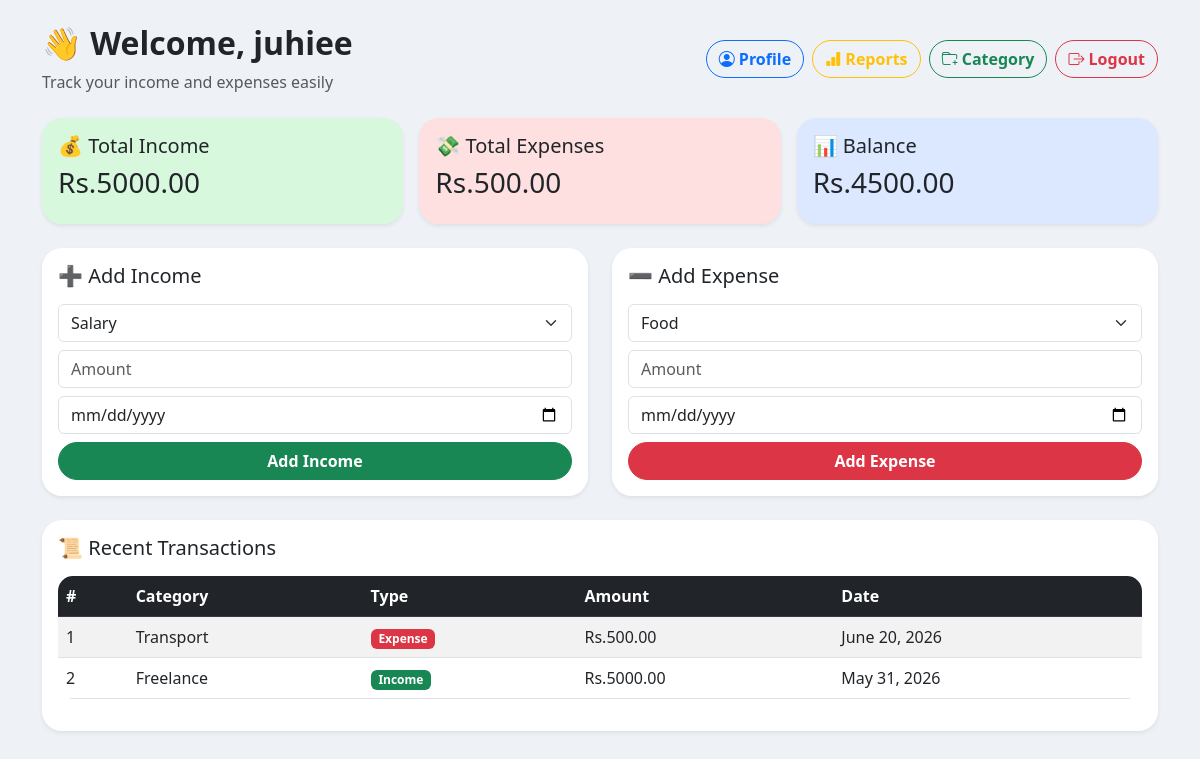
The page /dashboard/ (signed in) on the database its author committed.
### tracker/models.py (models this page shows, shortened)
class Transaction(models.Model):
    TRANSACTION_TYPES = (
        ('income', 'Income'),
        ('expense', 'Expense'),
    )
    user = models.ForeignKey(User, on_delete=models.CASCADE)
    account = models.ForeignKey(Account, on_delete=models.CASCADE)
    category = models.ForeignKey(Category, on_delete=models.CASCADE)
    amount = models.DecimalField(max_digits=10, decimal_places=2)
    transaction_type = models.CharField(max_length=10, choices=TRANSACTION_TYPES)
    description = models.TextField(blank=True, null=True)  # ✅ allow empty safely
    date = models.DateField()
    created_at = models.DateTimeField(auto_now_add=True)

class Category(models.Model):
    CATEGORY_TYPES = (
        ('income', 'Income'),
        ('expense', 'Expense')
    )
    name = models.CharField(max_length=100)
    type = models.CharField(max_length=10, choices=CATEGORY_TYPES)
    user = models.ForeignKey(User, on_delete=models.CASCADE)

### tracker/views.py (the view)
# urls.py: path("dashboard/", views.dashboard, name="dashboard"),
@login_required(login_url='/login/')
def dashboard(request):
    transactions = Transaction.objects.filter(user=request.user).order_by('-date')[:10]
    total_income = sum(t.amount for t in transactions if t.transaction_type == 'income')
    total_expense = sum(t.amount for t in transactions if t.transaction_type == 'expense')
    balance = total_income - total_expense
    income_categories = Category.objects.filter(user=request.user, type='income')
    expense_categories = Category.objects.filter(user=request.user, type='expense')
    return render(request, "tracker/dashboard.html", {
        "transactions": transactions,
        "total_income": total_income,
        "total_expense": total_expense,
        "balance": balance,
        "income_categories": income_categories,
        "expense_categories": expense_categories
    })

### tracker/templates/tracker/dashboard.html (shortened to what this page needs)
<!DOCTYPE html>
<html lang="en">
<head>
  <link href="https://cdn.jsdelivr.net/npm/bootstrap@5.3.0/dist/css/bootstrap.min.css" rel="stylesheet">
  <link href="https://cdn.jsdelivr.net/npm/bootstrap-icons/font/bootstrap-icons.css" rel="stylesheet">
</head>
<body>
<div class="container py-4">
<div class="d-flex justify-content-between align-items-center mb-4">
    <div>
        <h2 class="fw-bold">👋 Welcome, {{ user.username }}</h2>
        <p class="text-muted mb-0">
            Track your income and expenses easily
        </p>
    </div>
    <div class="d-flex gap-2">
        <a href="{% url 'profile' %}"
           class="btn btn-outline-primary">
            <i class="bi bi-person-circle"></i>
            Profile
        </a>
        <a href="{% url 'reports' %}"
           class="btn btn-outline-warning">
            <i class="bi bi-bar-chart-fill"></i>
            Reports
        </a>
        <button class="btn btn-outline-success"
                data-bs-toggle="modal"
                data-bs-target="#categoryModal">
            <i class="bi bi-folder-plus"></i>
            Category
        </button>
        <button class="btn btn-outline-danger"
                data-bs-toggle="modal"
                data-bs-target="#logoutModal">
            <i class="bi bi-box-arrow-right"></i>
            Logout
        </button>
    </div>
</div>
  <div class="row g-3 mb-4">
    <div class="col-md-4">
      <div class="card card-box income p-3 shadow-sm">
        <h5>💰 Total Income</h5>
        <h3>Rs.{{ total_income }}</h3>
      </div>
    </div>
    <div class="col-md-4">
      <div class="card card-box expense p-3 shadow-sm">
        <h5>💸 Total Expenses</h5>
        <h3>Rs.{{ total_expense }}</h3>
      </div>
    </div>
    <div class="col-md-4">
      <div class="card card-box balance p-3 shadow-sm">
        <h5>📊 Balance</h5>
        <h3>Rs.{{ balance }}</h3>
      </div>
    </div>
  </div>
  <div class="row">
    <div class="col-md-6">
      <div class="card shadow-sm p-3 mb-4">
        <h5 class="mb-3">➕ Add Income</h5>
        <form method="POST" action="{% url 'add_income' %}">
          <select name="category" class="form-select mb-2" required>
            {% for cat in income_categories %}
              <option value="{{ cat.id }}">{{ cat.name }}</option>
            {% endfor %}
          </select>
          <input type="number" name="amount" class="form-control mb-2" placeholder="Amount" required>
          <input type="date" name="date" class="form-control mb-2" required>
          <button class="btn btn-success w-100">Add Income</button>
        </form>
      </div>
    </div>
    <div class="col-md-6">
      <div class="card shadow-sm p-3 mb-4">
        <h5 class="mb-3">➖ Add Expense</h5>
        <form method="POST" action="{% url 'add_expense' %}">
          <select name="category" class="form-select mb-2" required>
            {% for cat in expense_categories %}
              <option value="{{ cat.id }}">{{ cat.name }}</option>
            {% endfor %}
          </select>
          <input type="number" name="amount" class="form-control mb-2" placeholder="Amount" required>
          <input type="date" name="date" class="form-control mb-2" required>
          <button class="btn btn-danger w-100">Add Expense</button>
        </form>
      </div>
    </div>
  </div>
  <div class="card shadow-sm p-3">
    <h5 class="mb-3">📜 Recent Transactions</h5>
    <div class="table-responsive">
      <table class="table table-striped table-hover">
        <thead class="table-dark">
          <tr>
            <th>#</th>
            <th>Category</th>
            <th>Type</th>
            <th>Amount</th>
            <th>Date</th>
          </tr>
        </thead>
        <tbody>
          {% for t in transactions %}
          <tr>
            <td>{{ forloop.counter }}</td>
            <td>{{ t.category.name }}</td>
            <td>
              {% if t.transaction_type == "income" %}
                <span class="badge bg-success">Income</span>
              {% else %}
                <span class="badge bg-danger">Expense</span>
              {% endif %}
            </td>
            <td>Rs.{{ t.amount }}</td>
            <td>{{ t.date }}</td>
          </tr>
          {% endfor %}
        </tbody>
      </table>
    </div>
  </div>
</div>
</body>
</html>

### tracker/templates/tracker/dashboard.html (style rules this page uses)
body { background:#eef2f7; }
.card { border:none; border-radius:20px; }
.card-box { transition:.3s; cursor:pointer; box-shadow:0 10px 20px rgba(0,0,0,.08); }
.income { background:#d8f8dd; }
.expense { background:#ffe0e0; }
.balance { background:#dce8ff; }
.btn { border-radius:30px; font-weight:600; }
.table { border-radius:15px; overflow:hidden; }

### rows shown on the page
Transaction: category.name "Transport", transaction_type "Expense", amount "500.00", date "June 20, 2026"
Transaction: category.name "Freelance", transaction_type "Income", amount "5000.00", date "May 31, 2026"

### other values the page prints
{{ user.username }} "juhiee"
{{ total_income }} "5000.00"
{{ total_expense }} "500.00"
{{ balance }} "4500.00"
form field category "Salary"
form field category "Food"
